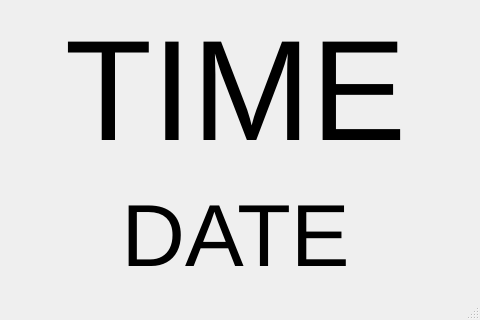
<?xml version="1.0" encoding="UTF-8"?>
<ui version="4.0">
 <class>MainWindow</class>
 <widget class="QMainWindow" name="MainWindow">
  <property name="geometry">
   <rect>
    <x>0</x>
    <y>0</y>
    <width>480</width>
    <height>320</height>
   </rect>
  </property>
  <property name="windowTitle">
   <string>MainWindow</string>
  </property>
  <widget class="QWidget" name="centralwidget">
   <widget class="QLabel" name="lblTime">
    <property name="geometry">
     <rect>
      <x>0</x>
      <y>0</y>
      <width>471</width>
      <height>181</height>
     </rect>
    </property>
    <property name="font">
     <font>
      <pointsize>107</pointsize>
     </font>
    </property>
    <property name="text">
     <string>TIME</string>
    </property>
    <property name="alignment">
     <set>Qt::AlignCenter</set>
    </property>
   </widget>
   <widget class="QLabel" name="lblDate">
    <property name="geometry">
     <rect>
      <x>0</x>
      <y>180</y>
      <width>471</width>
      <height>111</height>
     </rect>
    </property>
    <property name="font">
     <font>
      <pointsize>66</pointsize>
     </font>
    </property>
    <property name="text">
     <string>DATE</string>
    </property>
    <property name="alignment">
     <set>Qt::AlignCenter</set>
    </property>
   </widget>
  </widget>
  <widget class="QStatusBar" name="statusbar"/>
 </widget>
 <resources/>
 <connections/>
</ui>
